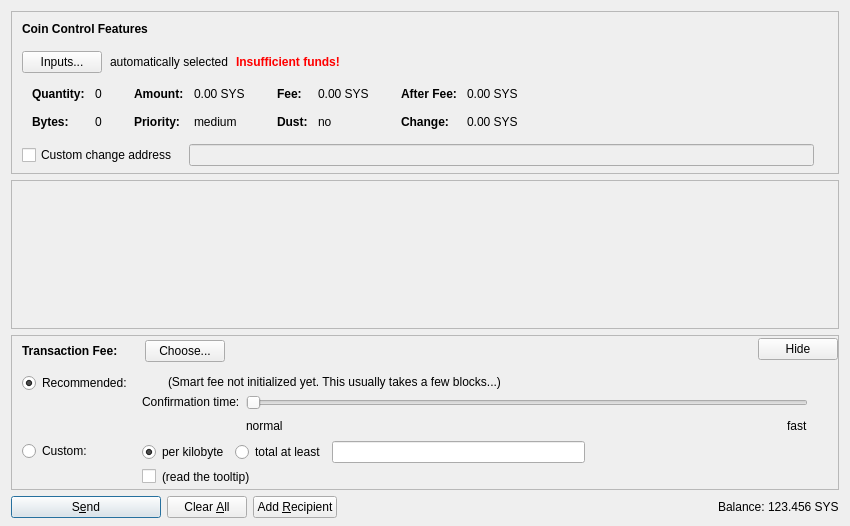
<?xml version="1.0" encoding="UTF-8"?>
<ui version="4.0">
 <class>SendCoinsDialog</class>
 <widget class="QDialog" name="SendCoinsDialog">
  <property name="geometry">
   <rect>
    <x>0</x>
    <y>0</y>
    <width>850</width>
    <height>526</height>
   </rect>
  </property>
  <property name="windowTitle">
   <string>Send Coins</string>
  </property>
  <layout class="QVBoxLayout" name="verticalLayout" stretch="0,1,0,0">
   <property name="bottomMargin">
    <number>8</number>
   </property>
   <item>
    <widget class="QFrame" name="frameCoinControl">
     <property name="sizePolicy">
      <sizepolicy hsizetype="Expanding" vsizetype="Expanding">
       <horstretch>0</horstretch>
       <verstretch>0</verstretch>
      </sizepolicy>
     </property>
     <property name="maximumSize">
      <size>
       <width>16777215</width>
       <height>16777215</height>
      </size>
     </property>
     <property name="frameShape">
      <enum>QFrame::StyledPanel</enum>
     </property>
     <property name="frameShadow">
      <enum>QFrame::Sunken</enum>
     </property>
     <layout class="QVBoxLayout" name="verticalLayoutCoinControl2">
      <property name="spacing">
       <number>0</number>
      </property>
      <property name="leftMargin">
       <number>0</number>
      </property>
      <property name="topMargin">
       <number>0</number>
      </property>
      <property name="rightMargin">
       <number>0</number>
      </property>
      <property name="bottomMargin">
       <number>6</number>
      </property>
      <item>
       <layout class="QVBoxLayout" name="verticalLayoutCoinControl" stretch="0,0,0,0,1">
        <property name="spacing">
         <number>0</number>
        </property>
        <property name="leftMargin">
         <number>10</number>
        </property>
        <property name="topMargin">
         <number>10</number>
        </property>
        <item>
         <layout class="QHBoxLayout" name="horizontalLayoutCoinControl1">
          <property name="bottomMargin">
           <number>15</number>
          </property>
          <item>
           <widget class="QLabel" name="labelCoinControlFeatures">
            <property name="sizePolicy">
             <sizepolicy hsizetype="Preferred" vsizetype="Maximum">
              <horstretch>0</horstretch>
              <verstretch>0</verstretch>
             </sizepolicy>
            </property>
            <property name="font">
             <font>
              <weight>75</weight>
              <bold>true</bold>
             </font>
            </property>
            <property name="styleSheet">
             <string notr="true">font-weight:bold;</string>
            </property>
            <property name="text">
             <string>Coin Control Features</string>
            </property>
           </widget>
          </item>
         </layout>
        </item>
        <item>
         <layout class="QHBoxLayout" name="horizontalLayoutCoinControl2" stretch="0,0,0,0">
          <property name="spacing">
           <number>8</number>
          </property>
          <property name="bottomMargin">
           <number>10</number>
          </property>
          <item>
           <widget class="QPushButton" name="pushButtonCoinControl">
            <property name="styleSheet">
             <string notr="true"/>
            </property>
            <property name="text">
             <string>Inputs...</string>
            </property>
            <property name="autoDefault">
             <bool>false</bool>
            </property>
           </widget>
          </item>
          <item>
           <widget class="QLabel" name="labelCoinControlAutomaticallySelected">
            <property name="text">
             <string>automatically selected</string>
            </property>
            <property name="margin">
             <number>5</number>
            </property>
           </widget>
          </item>
          <item>
           <widget class="QLabel" name="labelCoinControlInsuffFunds">
            <property name="font">
             <font>
              <weight>75</weight>
              <bold>true</bold>
             </font>
            </property>
            <property name="styleSheet">
             <string notr="true">color:red;font-weight:bold;</string>
            </property>
            <property name="text">
             <string>Insufficient funds!</string>
            </property>
            <property name="margin">
             <number>5</number>
            </property>
           </widget>
          </item>
          <item>
           <spacer name="horizontalSpacerCoinControl">
            <property name="orientation">
             <enum>Qt::Horizontal</enum>
            </property>
            <property name="sizeHint" stdset="0">
             <size>
              <width>40</width>
              <height>1</height>
             </size>
            </property>
           </spacer>
          </item>
         </layout>
        </item>
        <item>
         <widget class="QWidget" name="widgetCoinControl" native="true">
          <property name="sizePolicy">
           <sizepolicy hsizetype="Preferred" vsizetype="Preferred">
            <horstretch>0</horstretch>
            <verstretch>0</verstretch>
           </sizepolicy>
          </property>
          <property name="minimumSize">
           <size>
            <width>0</width>
            <height>0</height>
           </size>
          </property>
          <property name="styleSheet">
           <string notr="true"/>
          </property>
          <layout class="QHBoxLayout" name="horizontalLayoutCoinControl5">
           <property name="leftMargin">
            <number>0</number>
           </property>
           <property name="topMargin">
            <number>0</number>
           </property>
           <property name="rightMargin">
            <number>0</number>
           </property>
           <property name="bottomMargin">
            <number>0</number>
           </property>
           <item>
            <layout class="QHBoxLayout" name="horizontalLayoutCoinControl3" stretch="0,0,0,1">
             <property name="spacing">
              <number>20</number>
             </property>
             <property name="topMargin">
              <number>0</number>
             </property>
             <property name="bottomMargin">
              <number>10</number>
             </property>
             <item>
              <layout class="QFormLayout" name="formLayoutCoinControl1">
               <property name="horizontalSpacing">
                <number>10</number>
               </property>
               <property name="verticalSpacing">
                <number>14</number>
               </property>
               <property name="leftMargin">
                <number>10</number>
               </property>
               <property name="topMargin">
                <number>4</number>
               </property>
               <property name="rightMargin">
                <number>6</number>
               </property>
               <item row="0" column="0">
                <widget class="QLabel" name="labelCoinControlQuantityText">
                 <property name="font">
                  <font>
                   <weight>75</weight>
                   <bold>true</bold>
                  </font>
                 </property>
                 <property name="text">
                  <string>Quantity:</string>
                 </property>
                 <property name="margin">
                  <number>0</number>
                 </property>
                </widget>
               </item>
               <item row="0" column="1">
                <widget class="QLabel" name="labelCoinControlQuantity">
                 <property name="cursor">
                  <cursorShape>IBeamCursor</cursorShape>
                 </property>
                 <property name="contextMenuPolicy">
                  <enum>Qt::ActionsContextMenu</enum>
                 </property>
                 <property name="text">
                  <string notr="true">0</string>
                 </property>
                 <property name="margin">
                  <number>0</number>
                 </property>
                 <property name="textInteractionFlags">
                  <set>Qt::LinksAccessibleByMouse|Qt::TextSelectableByKeyboard|Qt::TextSelectableByMouse</set>
                 </property>
                </widget>
               </item>
               <item row="1" column="0">
                <widget class="QLabel" name="labelCoinControlBytesText">
                 <property name="font">
                  <font>
                   <weight>75</weight>
                   <bold>true</bold>
                  </font>
                 </property>
                 <property name="text">
                  <string>Bytes:</string>
                 </property>
                </widget>
               </item>
               <item row="1" column="1">
                <widget class="QLabel" name="labelCoinControlBytes">
                 <property name="cursor">
                  <cursorShape>IBeamCursor</cursorShape>
                 </property>
                 <property name="contextMenuPolicy">
                  <enum>Qt::ActionsContextMenu</enum>
                 </property>
                 <property name="text">
                  <string notr="true">0</string>
                 </property>
                 <property name="textInteractionFlags">
                  <set>Qt::LinksAccessibleByMouse|Qt::TextSelectableByKeyboard|Qt::TextSelectableByMouse</set>
                 </property>
                </widget>
               </item>
              </layout>
             </item>
             <item>
              <layout class="QFormLayout" name="formLayoutCoinControl2">
               <property name="horizontalSpacing">
                <number>10</number>
               </property>
               <property name="verticalSpacing">
                <number>14</number>
               </property>
               <property name="leftMargin">
                <number>6</number>
               </property>
               <property name="topMargin">
                <number>4</number>
               </property>
               <property name="rightMargin">
                <number>6</number>
               </property>
               <item row="0" column="0">
                <widget class="QLabel" name="labelCoinControlAmountText">
                 <property name="font">
                  <font>
                   <weight>75</weight>
                   <bold>true</bold>
                  </font>
                 </property>
                 <property name="text">
                  <string>Amount:</string>
                 </property>
                 <property name="margin">
                  <number>0</number>
                 </property>
                </widget>
               </item>
               <item row="0" column="1">
                <widget class="QLabel" name="labelCoinControlAmount">
                 <property name="cursor">
                  <cursorShape>IBeamCursor</cursorShape>
                 </property>
                 <property name="contextMenuPolicy">
                  <enum>Qt::ActionsContextMenu</enum>
                 </property>
                 <property name="text">
                  <string notr="true">0.00 SYS</string>
                 </property>
                 <property name="textInteractionFlags">
                  <set>Qt::LinksAccessibleByMouse|Qt::TextSelectableByKeyboard|Qt::TextSelectableByMouse</set>
                 </property>
                </widget>
               </item>
               <item row="1" column="0">
                <widget class="QLabel" name="labelCoinControlPriorityText">
                 <property name="font">
                  <font>
                   <weight>75</weight>
                   <bold>true</bold>
                  </font>
                 </property>
                 <property name="text">
                  <string>Priority:</string>
                 </property>
                </widget>
               </item>
               <item row="1" column="1">
                <widget class="QLabel" name="labelCoinControlPriority">
                 <property name="cursor">
                  <cursorShape>IBeamCursor</cursorShape>
                 </property>
                 <property name="contextMenuPolicy">
                  <enum>Qt::ActionsContextMenu</enum>
                 </property>
                 <property name="text">
                  <string notr="true">medium</string>
                 </property>
                 <property name="textInteractionFlags">
                  <set>Qt::LinksAccessibleByMouse|Qt::TextSelectableByKeyboard|Qt::TextSelectableByMouse</set>
                 </property>
                </widget>
               </item>
              </layout>
             </item>
             <item>
              <layout class="QFormLayout" name="formLayoutCoinControl3">
               <property name="horizontalSpacing">
                <number>10</number>
               </property>
               <property name="verticalSpacing">
                <number>14</number>
               </property>
               <property name="leftMargin">
                <number>6</number>
               </property>
               <property name="topMargin">
                <number>4</number>
               </property>
               <property name="rightMargin">
                <number>6</number>
               </property>
               <item row="0" column="0">
                <widget class="QLabel" name="labelCoinControlFeeText">
                 <property name="font">
                  <font>
                   <weight>75</weight>
                   <bold>true</bold>
                  </font>
                 </property>
                 <property name="text">
                  <string>Fee:</string>
                 </property>
                 <property name="margin">
                  <number>0</number>
                 </property>
                </widget>
               </item>
               <item row="0" column="1">
                <widget class="QLabel" name="labelCoinControlFee">
                 <property name="cursor">
                  <cursorShape>IBeamCursor</cursorShape>
                 </property>
                 <property name="contextMenuPolicy">
                  <enum>Qt::ActionsContextMenu</enum>
                 </property>
                 <property name="text">
                  <string notr="true">0.00 SYS</string>
                 </property>
                 <property name="textInteractionFlags">
                  <set>Qt::LinksAccessibleByMouse|Qt::TextSelectableByKeyboard|Qt::TextSelectableByMouse</set>
                 </property>
                </widget>
               </item>
               <item row="1" column="0">
                <widget class="QLabel" name="labelCoinControlLowOutputText">
                 <property name="font">
                  <font>
                   <weight>75</weight>
                   <bold>true</bold>
                  </font>
                 </property>
                 <property name="text">
                  <string>Dust:</string>
                 </property>
                </widget>
               </item>
               <item row="1" column="1">
                <widget class="QLabel" name="labelCoinControlLowOutput">
                 <property name="cursor">
                  <cursorShape>IBeamCursor</cursorShape>
                 </property>
                 <property name="contextMenuPolicy">
                  <enum>Qt::ActionsContextMenu</enum>
                 </property>
                 <property name="text">
                  <string notr="true">no</string>
                 </property>
                 <property name="textInteractionFlags">
                  <set>Qt::LinksAccessibleByMouse|Qt::TextSelectableByKeyboard|Qt::TextSelectableByMouse</set>
                 </property>
                </widget>
               </item>
              </layout>
             </item>
             <item>
              <layout class="QFormLayout" name="formLayoutCoinControl4">
               <property name="horizontalSpacing">
                <number>10</number>
               </property>
               <property name="verticalSpacing">
                <number>14</number>
               </property>
               <property name="leftMargin">
                <number>6</number>
               </property>
               <property name="topMargin">
                <number>4</number>
               </property>
               <property name="rightMargin">
                <number>6</number>
               </property>
               <item row="0" column="0">
                <widget class="QLabel" name="labelCoinControlAfterFeeText">
                 <property name="font">
                  <font>
                   <weight>75</weight>
                   <bold>true</bold>
                  </font>
                 </property>
                 <property name="text">
                  <string>After Fee:</string>
                 </property>
                 <property name="margin">
                  <number>0</number>
                 </property>
                </widget>
               </item>
               <item row="0" column="1">
                <widget class="QLabel" name="labelCoinControlAfterFee">
                 <property name="cursor">
                  <cursorShape>IBeamCursor</cursorShape>
                 </property>
                 <property name="contextMenuPolicy">
                  <enum>Qt::ActionsContextMenu</enum>
                 </property>
                 <property name="text">
                  <string notr="true">0.00 SYS</string>
                 </property>
                 <property name="textInteractionFlags">
                  <set>Qt::LinksAccessibleByMouse|Qt::TextSelectableByKeyboard|Qt::TextSelectableByMouse</set>
                 </property>
                </widget>
               </item>
               <item row="1" column="0">
                <widget class="QLabel" name="labelCoinControlChangeText">
                 <property name="font">
                  <font>
                   <weight>75</weight>
                   <bold>true</bold>
                  </font>
                 </property>
                 <property name="text">
                  <string>Change:</string>
                 </property>
                </widget>
               </item>
               <item row="1" column="1">
                <widget class="QLabel" name="labelCoinControlChange">
                 <property name="cursor">
                  <cursorShape>IBeamCursor</cursorShape>
                 </property>
                 <property name="contextMenuPolicy">
                  <enum>Qt::ActionsContextMenu</enum>
                 </property>
                 <property name="text">
                  <string notr="true">0.00 SYS</string>
                 </property>
                 <property name="textInteractionFlags">
                  <set>Qt::LinksAccessibleByMouse|Qt::TextSelectableByKeyboard|Qt::TextSelectableByMouse</set>
                 </property>
                </widget>
               </item>
              </layout>
             </item>
            </layout>
           </item>
          </layout>
         </widget>
        </item>
        <item>
         <layout class="QHBoxLayout" name="horizontalLayoutCoinControl4" stretch="0,0,0">
          <property name="spacing">
           <number>12</number>
          </property>
          <property name="sizeConstraint">
           <enum>QLayout::SetDefaultConstraint</enum>
          </property>
          <property name="topMargin">
           <number>5</number>
          </property>
          <property name="rightMargin">
           <number>5</number>
          </property>
          <item>
           <widget class="QCheckBox" name="checkBoxCoinControlChange">
            <property name="toolTip">
             <string>If this is activated, but the change address is empty or invalid, change will be sent to a newly generated address.</string>
            </property>
            <property name="text">
             <string>Custom change address</string>
            </property>
           </widget>
          </item>
          <item>
           <widget class="QValidatedLineEdit" name="lineEditCoinControlChange">
            <property name="enabled">
             <bool>false</bool>
            </property>
            <property name="sizePolicy">
             <sizepolicy hsizetype="Expanding" vsizetype="Fixed">
              <horstretch>0</horstretch>
              <verstretch>0</verstretch>
             </sizepolicy>
            </property>
           </widget>
          </item>
          <item>
           <widget class="QLabel" name="labelCoinControlChangeLabel">
            <property name="sizePolicy">
             <sizepolicy hsizetype="Preferred" vsizetype="Expanding">
              <horstretch>0</horstretch>
              <verstretch>0</verstretch>
             </sizepolicy>
            </property>
            <property name="minimumSize">
             <size>
              <width>0</width>
              <height>0</height>
             </size>
            </property>
            <property name="text">
             <string/>
            </property>
            <property name="margin">
             <number>3</number>
            </property>
           </widget>
          </item>
         </layout>
        </item>
        <item>
         <spacer name="verticalSpacerCoinControl">
          <property name="orientation">
           <enum>Qt::Vertical</enum>
          </property>
          <property name="sizeHint" stdset="0">
           <size>
            <width>800</width>
            <height>1</height>
           </size>
          </property>
         </spacer>
        </item>
       </layout>
      </item>
     </layout>
    </widget>
   </item>
   <item>
    <widget class="QScrollArea" name="scrollArea">
     <property name="widgetResizable">
      <bool>true</bool>
     </property>
     <widget class="QWidget" name="scrollAreaWidgetContents">
      <property name="geometry">
       <rect>
        <x>0</x>
        <y>0</y>
        <width>830</width>
        <height>104</height>
       </rect>
      </property>
      <layout class="QVBoxLayout" name="verticalLayout_2" stretch="0,1">
       <property name="leftMargin">
        <number>0</number>
       </property>
       <property name="topMargin">
        <number>0</number>
       </property>
       <property name="rightMargin">
        <number>0</number>
       </property>
       <property name="bottomMargin">
        <number>0</number>
       </property>
       <item>
        <layout class="QVBoxLayout" name="entries">
         <property name="spacing">
          <number>6</number>
         </property>
        </layout>
       </item>
       <item>
        <spacer name="verticalSpacer">
         <property name="orientation">
          <enum>Qt::Vertical</enum>
         </property>
         <property name="sizeHint" stdset="0">
          <size>
           <width>20</width>
           <height>40</height>
          </size>
         </property>
        </spacer>
       </item>
      </layout>
     </widget>
    </widget>
   </item>
   <item>
    <widget class="QFrame" name="frameFee">
     <property name="sizePolicy">
      <sizepolicy hsizetype="Expanding" vsizetype="Expanding">
       <horstretch>0</horstretch>
       <verstretch>0</verstretch>
      </sizepolicy>
     </property>
     <property name="maximumSize">
      <size>
       <width>16777215</width>
       <height>16777215</height>
      </size>
     </property>
     <property name="frameShape">
      <enum>QFrame::StyledPanel</enum>
     </property>
     <property name="frameShadow">
      <enum>QFrame::Sunken</enum>
     </property>
     <layout class="QVBoxLayout" name="verticalLayoutFee1">
      <property name="spacing">
       <number>0</number>
      </property>
      <property name="leftMargin">
       <number>0</number>
      </property>
      <property name="topMargin">
       <number>0</number>
      </property>
      <property name="rightMargin">
       <number>0</number>
      </property>
      <property name="bottomMargin">
       <number>0</number>
      </property>
      <item>
       <layout class="QVBoxLayout" name="verticalLayoutFee2" stretch="0,0,0">
        <property name="spacing">
         <number>0</number>
        </property>
        <property name="leftMargin">
         <number>10</number>
        </property>
        <property name="topMargin">
         <number>0</number>
        </property>
        <item>
         <layout class="QHBoxLayout" name="horizontalLayoutFee1">
          <property name="bottomMargin">
           <number>0</number>
          </property>
          <item>
           <layout class="QVBoxLayout" name="verticalLayoutFee7">
            <property name="spacing">
             <number>0</number>
            </property>
            <item>
             <spacer name="verticalSpacerSmartFee">
              <property name="orientation">
               <enum>Qt::Vertical</enum>
              </property>
              <property name="sizeType">
               <enum>QSizePolicy::Fixed</enum>
              </property>
              <property name="sizeHint" stdset="0">
               <size>
                <width>1</width>
                <height>4</height>
               </size>
              </property>
             </spacer>
            </item>
            <item>
             <layout class="QHBoxLayout" name="horizontalLayoutSmartFee">
              <property name="spacing">
               <number>10</number>
              </property>
              <item>
               <widget class="QLabel" name="labelFeeHeadline">
                <property name="sizePolicy">
                 <sizepolicy hsizetype="Preferred" vsizetype="Maximum">
                  <horstretch>0</horstretch>
                  <verstretch>0</verstretch>
                 </sizepolicy>
                </property>
                <property name="font">
                 <font>
                  <weight>75</weight>
                  <bold>true</bold>
                 </font>
                </property>
                <property name="styleSheet">
                 <string notr="true">font-weight:bold;</string>
                </property>
                <property name="text">
                 <string>Transaction Fee:</string>
                </property>
               </widget>
              </item>
              <item>
               <widget class="QLabel" name="labelFeeMinimized">
                <property name="text">
                 <string/>
                </property>
               </widget>
              </item>
              <item>
               <widget class="QPushButton" name="buttonChooseFee">
                <property name="text">
                 <string>Choose...</string>
                </property>
               </widget>
              </item>
             </layout>
            </item>
            <item>
             <spacer name="verticalSpacer_5">
              <property name="orientation">
               <enum>Qt::Vertical</enum>
              </property>
              <property name="sizeHint" stdset="0">
               <size>
                <width>1</width>
                <height>1</height>
               </size>
              </property>
             </spacer>
            </item>
           </layout>
          </item>
          <item>
           <spacer name="horizontalSpacer_4">
            <property name="orientation">
             <enum>Qt::Horizontal</enum>
            </property>
            <property name="sizeHint" stdset="0">
             <size>
              <width>40</width>
              <height>20</height>
             </size>
            </property>
           </spacer>
          </item>
          <item>
           <widget class="QPushButton" name="buttonMinimizeFee">
            <property name="toolTip">
             <string>collapse fee-settings</string>
            </property>
            <property name="text">
             <string>Hide</string>
            </property>
           </widget>
          </item>
         </layout>
        </item>
        <item>
         <widget class="QFrame" name="frameFeeSelection">
          <layout class="QVBoxLayout" name="verticalLayoutFee12">
           <property name="spacing">
            <number>0</number>
           </property>
           <property name="leftMargin">
            <number>0</number>
           </property>
           <property name="topMargin">
            <number>0</number>
           </property>
           <property name="rightMargin">
            <number>0</number>
           </property>
           <property name="bottomMargin">
            <number>0</number>
           </property>
           <item>
            <layout class="QGridLayout" name="gridLayoutFee">
             <property name="topMargin">
              <number>10</number>
             </property>
             <property name="bottomMargin">
              <number>4</number>
             </property>
             <property name="horizontalSpacing">
              <number>10</number>
             </property>
             <property name="verticalSpacing">
              <number>4</number>
             </property>
             <item row="1" column="1">
              <layout class="QVBoxLayout" name="verticalLayoutFee8">
               <property name="spacing">
                <number>6</number>
               </property>
               <item>
                <layout class="QHBoxLayout" name="horizontalLayoutFee13">
                 <item>
                  <widget class="QRadioButton" name="radioCustomPerKilobyte">
                   <property name="toolTip">
                    <string>If the custom fee is set to 1000 satoshis and the transaction is only 250 bytes, then &quot;per kilobyte&quot; only pays 250 satoshis in fee, while &quot;total at least&quot; pays 1000 satoshis. For transactions bigger than a kilobyte both pay by kilobyte.</string>
                   </property>
                   <property name="text">
                    <string>per kilobyte</string>
                   </property>
                   <property name="checked">
                    <bool>true</bool>
                   </property>
                   <attribute name="buttonGroup">
                    <string notr="true">groupCustomFee</string>
                   </attribute>
                  </widget>
                 </item>
                 <item>
                  <widget class="QRadioButton" name="radioCustomAtLeast">
                   <property name="toolTip">
                    <string>If the custom fee is set to 1000 satoshis and the transaction is only 250 bytes, then &quot;per kilobyte&quot; only pays 250 satoshis in fee, while &quot;total at least&quot; pays 1000 satoshis. For transactions bigger than a kilobyte both pay by kilobyte.</string>
                   </property>
                   <property name="text">
                    <string>total at least</string>
                   </property>
                   <attribute name="buttonGroup">
                    <string notr="true">groupCustomFee</string>
                   </attribute>
                  </widget>
                 </item>
                 <item>
                  <widget class="ZioncoinAmountField" name="customFee"/>
                 </item>
                 <item>
                  <spacer name="horizontalSpacer_6">
                   <property name="orientation">
                    <enum>Qt::Horizontal</enum>
                   </property>
                   <property name="sizeHint" stdset="0">
                    <size>
                     <width>1</width>
                     <height>1</height>
                    </size>
                   </property>
                  </spacer>
                 </item>
                </layout>
               </item>
               <item>
                <layout class="QHBoxLayout" name="horizontalLayoutFee8">
                 <item>
                  <widget class="QCheckBox" name="checkBoxMinimumFee">
                   <property name="toolTip">
                    <string>Paying only the minimum fee is just fine as long as there is less transaction volume than space in the blocks. But be aware that this can end up in a never confirming transaction once there is more demand for Zioncoin transactions than the network can process.</string>
                   </property>
                   <property name="text">
                    <string/>
                   </property>
                  </widget>
                 </item>
                 <item>
                  <widget class="QLabel" name="labelMinFeeWarning">
                   <property name="enabled">
                    <bool>true</bool>
                   </property>
                   <property name="toolTip">
                    <string>Paying only the minimum fee is just fine as long as there is less transaction volume than space in the blocks. But be aware that this can end up in a never confirming transaction once there is more demand for Zioncoin transactions than the network can process.</string>
                   </property>
                   <property name="text">
                    <string>(read the tooltip)</string>
                   </property>
                   <property name="margin">
                    <number>5</number>
                   </property>
                  </widget>
                 </item>
                 <item>
                  <spacer name="horizontalSpacer_2">
                   <property name="orientation">
                    <enum>Qt::Horizontal</enum>
                   </property>
                   <property name="sizeHint" stdset="0">
                    <size>
                     <width>1</width>
                     <height>1</height>
                    </size>
                   </property>
                  </spacer>
                 </item>
                </layout>
               </item>
              </layout>
             </item>
             <item row="0" column="0">
              <layout class="QVBoxLayout" name="verticalLayoutFee4" stretch="0,1">
               <item>
                <widget class="QRadioButton" name="radioSmartFee">
                 <property name="text">
                  <string>Recommended:</string>
                 </property>
                 <property name="checked">
                  <bool>true</bool>
                 </property>
                 <attribute name="buttonGroup">
                  <string notr="true">groupFee</string>
                 </attribute>
                </widget>
               </item>
               <item>
                <spacer name="verticalSpacer_2">
                 <property name="orientation">
                  <enum>Qt::Vertical</enum>
                 </property>
                 <property name="sizeHint" stdset="0">
                  <size>
                   <width>1</width>
                   <height>1</height>
                  </size>
                 </property>
                </spacer>
               </item>
              </layout>
             </item>
             <item row="1" column="0">
              <layout class="QVBoxLayout" name="verticalLayoutFee9" stretch="0,1">
               <item>
                <widget class="QRadioButton" name="radioCustomFee">
                 <property name="text">
                  <string>Custom:</string>
                 </property>
                 <attribute name="buttonGroup">
                  <string notr="true">groupFee</string>
                 </attribute>
                </widget>
               </item>
               <item>
                <spacer name="verticalSpacer_6">
                 <property name="orientation">
                  <enum>Qt::Vertical</enum>
                 </property>
                 <property name="sizeHint" stdset="0">
                  <size>
                   <width>1</width>
                   <height>1</height>
                  </size>
                 </property>
                </spacer>
               </item>
              </layout>
             </item>
             <item row="0" column="1">
              <layout class="QVBoxLayout" name="verticalLayoutFee3" stretch="0,0,1">
               <property name="spacing">
                <number>6</number>
               </property>
               <property name="topMargin">
                <number>2</number>
               </property>
               <item>
                <layout class="QHBoxLayout" name="horizontalLayoutFee12">
                 <item>
                  <widget class="QLabel" name="labelSmartFee">
                   <property name="text">
                    <string/>
                   </property>
                   <property name="margin">
                    <number>2</number>
                   </property>
                  </widget>
                 </item>
                 <item>
                  <widget class="QLabel" name="labelFeeEstimation">
                   <property name="text">
                    <string/>
                   </property>
                  </widget>
                 </item>
                 <item>
                  <widget class="QLabel" name="labelSmartFee2">
                   <property name="text">
                    <string>(Smart fee not initialized yet. This usually takes a few blocks...)</string>
                   </property>
                   <property name="margin">
                    <number>2</number>
                   </property>
                  </widget>
                 </item>
                 <item>
                  <spacer name="horizontalSpacer_5">
                   <property name="orientation">
                    <enum>Qt::Horizontal</enum>
                   </property>
                   <property name="sizeHint" stdset="0">
                    <size>
                     <width>1</width>
                     <height>1</height>
                    </size>
                   </property>
                  </spacer>
                 </item>
                </layout>
               </item>
               <item>
                <layout class="QHBoxLayout" name="horizontalLayoutFee9">
                 <item>
                  <layout class="QVBoxLayout" name="verticalLayoutFee6">
                   <item>
                    <widget class="QLabel" name="labelSmartFee3">
                     <property name="text">
                      <string>Confirmation time:</string>
                     </property>
                     <property name="margin">
                      <number>2</number>
                     </property>
                    </widget>
                   </item>
                   <item>
                    <spacer name="verticalSpacer_3">
                     <property name="orientation">
                      <enum>Qt::Vertical</enum>
                     </property>
                     <property name="sizeHint" stdset="0">
                      <size>
                       <width>1</width>
                       <height>1</height>
                      </size>
                     </property>
                    </spacer>
                   </item>
                  </layout>
                 </item>
                 <item>
                  <layout class="QVBoxLayout" name="verticalLayoutFee5">
                   <property name="rightMargin">
                    <number>30</number>
                   </property>
                   <item>
                    <widget class="QSlider" name="sliderSmartFee">
                     <property name="minimum">
                      <number>0</number>
                     </property>
                     <property name="maximum">
                      <number>24</number>
                     </property>
                     <property name="pageStep">
                      <number>1</number>
                     </property>
                     <property name="value">
                      <number>0</number>
                     </property>
                     <property name="orientation">
                      <enum>Qt::Horizontal</enum>
                     </property>
                     <property name="invertedAppearance">
                      <bool>false</bool>
                     </property>
                     <property name="invertedControls">
                      <bool>false</bool>
                     </property>
                     <property name="tickPosition">
                      <enum>QSlider::NoTicks</enum>
                     </property>
                    </widget>
                   </item>
                   <item>
                    <layout class="QHBoxLayout" name="horizontalLayoutFee10">
                     <item>
                      <widget class="QLabel" name="labelSmartFeeNormal">
                       <property name="text">
                        <string>normal</string>
                       </property>
                      </widget>
                     </item>
                     <item>
                      <spacer name="horizontalSpacer_3">
                       <property name="orientation">
                        <enum>Qt::Horizontal</enum>
                       </property>
                       <property name="sizeHint" stdset="0">
                        <size>
                         <width>40</width>
                         <height>20</height>
                        </size>
                       </property>
                      </spacer>
                     </item>
                     <item>
                      <widget class="QLabel" name="labelSmartFeeFast">
                       <property name="text">
                        <string>fast</string>
                       </property>
                      </widget>
                     </item>
                    </layout>
                   </item>
                  </layout>
                 </item>
                </layout>
               </item>
               <item>
                <spacer name="verticalSpacer_4">
                 <property name="orientation">
                  <enum>Qt::Vertical</enum>
                 </property>
                 <property name="sizeHint" stdset="0">
                  <size>
                   <width>1</width>
                   <height>1</height>
                  </size>
                 </property>
                </spacer>
               </item>
              </layout>
             </item>
            </layout>
           </item>
          </layout>
         </widget>
        </item>
        <item>
         <spacer name="verticalSpacerFee">
          <property name="orientation">
           <enum>Qt::Vertical</enum>
          </property>
          <property name="sizeHint" stdset="0">
           <size>
            <width>800</width>
            <height>1</height>
           </size>
          </property>
         </spacer>
        </item>
       </layout>
      </item>
     </layout>
    </widget>
   </item>
   <item>
    <layout class="QHBoxLayout" name="horizontalLayout">
     <item>
      <widget class="QPushButton" name="sendButton">
       <property name="minimumSize">
        <size>
         <width>150</width>
         <height>0</height>
        </size>
       </property>
       <property name="toolTip">
        <string>Confirm the send action</string>
       </property>
       <property name="text">
        <string>S&amp;end</string>
       </property>
       <property name="autoDefault">
        <bool>false</bool>
       </property>
       <property name="default">
        <bool>true</bool>
       </property>
      </widget>
     </item>
     <item>
      <widget class="QPushButton" name="clearButton">
       <property name="sizePolicy">
        <sizepolicy hsizetype="Minimum" vsizetype="Fixed">
         <horstretch>0</horstretch>
         <verstretch>0</verstretch>
        </sizepolicy>
       </property>
       <property name="toolTip">
        <string>Clear all fields of the form.</string>
       </property>
       <property name="text">
        <string>Clear &amp;All</string>
       </property>
       <property name="autoDefault">
        <bool>false</bool>
       </property>
      </widget>
     </item>
     <item>
      <widget class="QPushButton" name="addButton">
       <property name="toolTip">
        <string>Send to multiple recipients at once</string>
       </property>
       <property name="text">
        <string>Add &amp;Recipient</string>
       </property>
       <property name="autoDefault">
        <bool>false</bool>
       </property>
      </widget>
     </item>
     <item>
      <spacer name="horizontalSpacer">
       <property name="orientation">
        <enum>Qt::Horizontal</enum>
       </property>
       <property name="sizeHint" stdset="0">
        <size>
         <width>40</width>
         <height>20</height>
        </size>
       </property>
      </spacer>
     </item>
     <item>
      <layout class="QHBoxLayout" name="horizontalLayout_2">
       <property name="spacing">
        <number>3</number>
       </property>
       <item>
        <widget class="QLabel" name="label">
         <property name="sizePolicy">
          <sizepolicy hsizetype="Preferred" vsizetype="Fixed">
           <horstretch>0</horstretch>
           <verstretch>0</verstretch>
          </sizepolicy>
         </property>
         <property name="text">
          <string>Balance:</string>
         </property>
        </widget>
       </item>
       <item>
        <widget class="QLabel" name="labelBalance">
         <property name="sizePolicy">
          <sizepolicy hsizetype="Preferred" vsizetype="Fixed">
           <horstretch>0</horstretch>
           <verstretch>0</verstretch>
          </sizepolicy>
         </property>
         <property name="cursor">
          <cursorShape>IBeamCursor</cursorShape>
         </property>
         <property name="text">
          <string notr="true">123.456 SYS</string>
         </property>
         <property name="textInteractionFlags">
          <set>Qt::LinksAccessibleByMouse|Qt::TextSelectableByKeyboard|Qt::TextSelectableByMouse</set>
         </property>
        </widget>
       </item>
      </layout>
     </item>
    </layout>
   </item>
  </layout>
 </widget>
 <customwidgets>
  <customwidget>
   <class>QValidatedLineEdit</class>
   <extends>QLineEdit</extends>
   <header>qvalidatedlineedit.h</header>
  </customwidget>
  <customwidget>
   <class>ZioncoinAmountField</class>
   <extends>QLineEdit</extends>
   <header>Zioncoinamountfield.h</header>
   <container>1</container>
  </customwidget>
 </customwidgets>
 <resources>
  <include location="../Zioncoin.qrc"/>
 </resources>
 <connections/>
 <buttongroups>
  <buttongroup name="groupFee"/>
  <buttongroup name="groupCustomFee"/>
 </buttongroups>
</ui>
